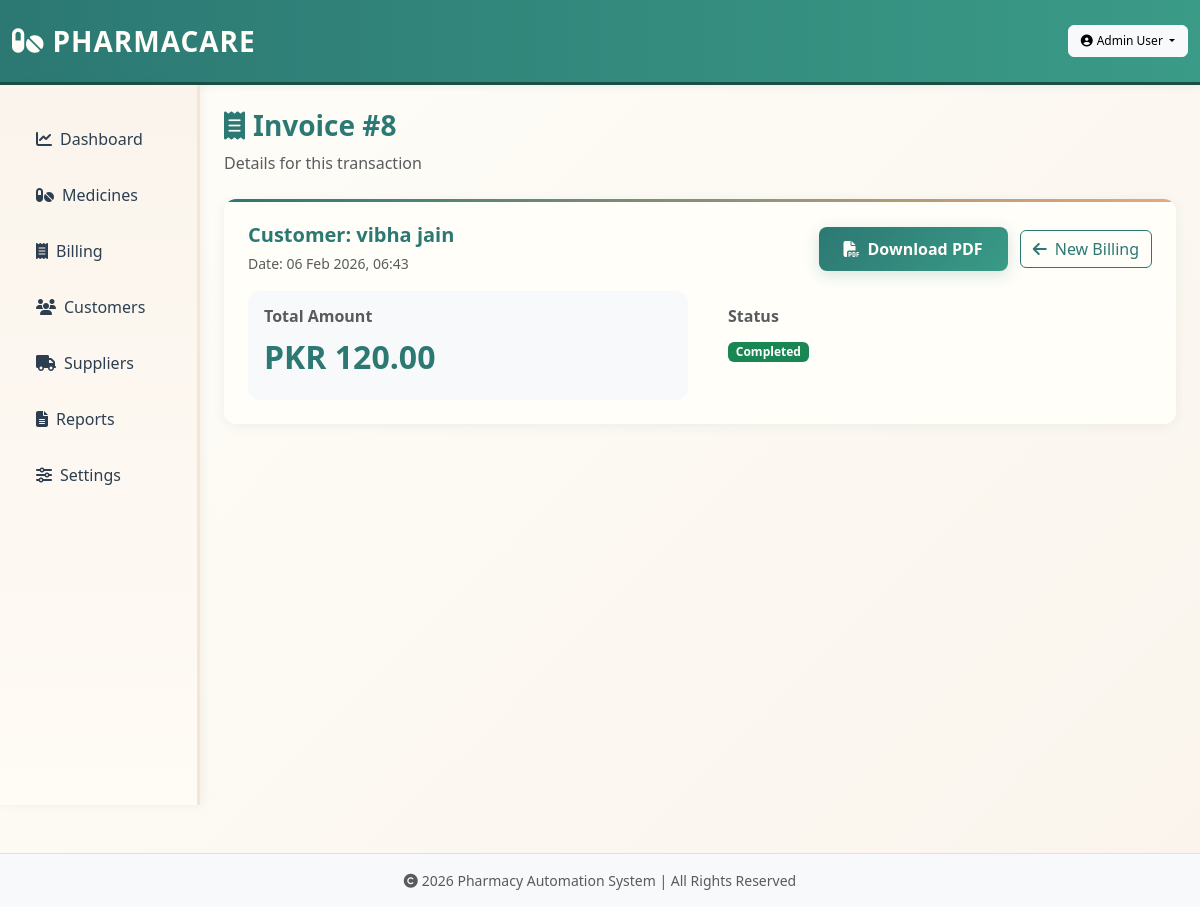
The app's page /sale/8 (signed in) with its own data.
### app.py (models this page shows)
class Sale(db.Model):
    id = db.Column(db.Integer, primary_key=True)
    customer_name = db.Column(db.String(200))
    total = db.Column(db.Float, default=0.0)
    date = db.Column(db.DateTime, default=datetime.utcnow)

### app.py (the view)
@app.route('/sale/<int:id>')
@login_required()
def sale_detail(id):
    s = Sale.query.get_or_404(id)
    return render_template('sale_detail.html', sale=s)

### app.py (called while the page is built)
def login_required(role=None):
    def decorator(f):
        @wraps(f)
        def wrapped(*args, **kwargs):
            if 'user_id' not in session:
                flash('Please login first', 'warning')
                return redirect(url_for('login'))
            if role and session.get('role') not in role:
                flash('Access denied. Insufficient permissions.', 'danger')
                return redirect(url_for('dashboard'))
            return f(*args, **kwargs)
        return wrapped
    return decorator

@app.context_processor
def inject_logo():
    logo_path = None
    try:
        for f in os.listdir(IMG_DIR):
            if f.startswith('logo'):
                logo_path = os.path.join('static', 'images', f).replace('\\', '/')
                break
    except Exception:
        logo_path = None
    return dict(logo=logo_path)

### templates/sale_detail.html (shortened to what this page needs)
{% extends 'base.html' %}
{% block content %}
<div class="mb-4">
  <h3><i class="fas fa-receipt me-2 text-teal"></i>Invoice #{{ sale.id }}</h3>
  <p class="text-muted">Details for this transaction</p>
</div>
<div class="card p-4">
  <div class="d-flex justify-content-between align-items-center mb-3">
    <div>
      <h5 class="mb-1">Customer: <strong>{{ sale.customer_name }}</strong></h5>
      <small class="text-muted">Date: {{ sale.date.strftime('%d %b %Y, %H:%M') }}</small>
    </div>
    <div class="text-end">
      <a class="btn btn-primary me-2" href="/sale/{{ sale.id }}/invoice"><i class="fas fa-file-pdf me-2"></i>Download PDF</a>
      <a class="btn btn-outline-secondary" href="/billing"><i class="fas fa-arrow-left me-2"></i>New Billing</a>
    </div>
  </div>
  <div class="row">
    <div class="col-md-6">
      <div class="p-3 bg-light rounded">
        <h6 class="text-muted">Total Amount</h6>
        <h2 class="text-teal">PKR {{ '%.2f'|format(sale.total) }}</h2>
      </div>
    </div>
    <div class="col-md-6">
      <div class="p-3">
        <h6 class="text-muted">Status</h6>
        <span class="badge bg-success">Completed</span>
      </div>
    </div>
  </div>
</div>
{% endblock %}

### static/css/style.css (style rules this page uses)
* { margin: 0; padding: 0; box-sizing: border-box; }
:root { --beige: #F5E6D3; --teal: #2C7873; --dark-teal: #1B4F45; --cream: #FFFEF9; --light-beige: #FAF4EC; --accent: #E8A87C; --text-dark: #2C3E50; --text-light: #7F8C8D; }
body { background: linear-gradient(135deg, #FFFEF9 0%, #FAF4EC 100%); color: var(--text-dark); font-family: 'Segoe UI', Tahoma, Geneva, Verdana, sans-serif; min-height: 100vh; }
.btn-teal, .btn-primary { background: linear-gradient(135deg, var(--teal) 0%, #3a9b87 100%); border: none; color: var(--cream); font-weight: 600; padding: 10px 25px; border-radius: 8px; transition: all 0.3s ease; box-shadow: 0 4px 15px rgba(44, 120, 115, 0.2); position: relative; overflow: hidden; }
.btn-teal::before, .btn-primary::before { content: ''; position: absolute; top: 50%; left: 50%; width: 0; height: 0; border-radius: 50%; background: rgba(255, 255, 255, 0.3); transform: translate(-50%, -50%); transition: width 0.6s, height 0.6s; }
.btn-outline-secondary { color: var(--teal); border-color: var(--teal); transition: all 0.3s ease; }
.card { border: none; border-radius: 12px; background: var(--cream); box-shadow: 0 2px 12px rgba(44, 120, 115, 0.08); transition: all 0.4s cubic-bezier(0.175, 0.885, 0.32, 1.275); overflow: hidden; position: relative; animation: fadeInUp 0.6s ease-out; }
.card::before { content: ''; position: absolute; top: 0; left: 0; width: 100%; height: 3px; background: linear-gradient(90deg, var(--teal), var(--accent)); }
.card h6, .card h5, .card h4 { color: var(--teal); font-weight: 700; margin-bottom: 12px; }
.rounded { border-radius: 12px !important; }
h1, h2, h3, h4, h5, h6 { color: var(--teal); font-weight: 700; }
html { scroll-behavior: smooth; }
* { transition: background-color 0.3s ease, color 0.3s ease; }

### records on screen
Sale: id "8", customer_name "vibha jain", date "06 Feb 2026, 06:43", total "120.00"

### other values on screen
{{ session.user_name }} "Admin User"
